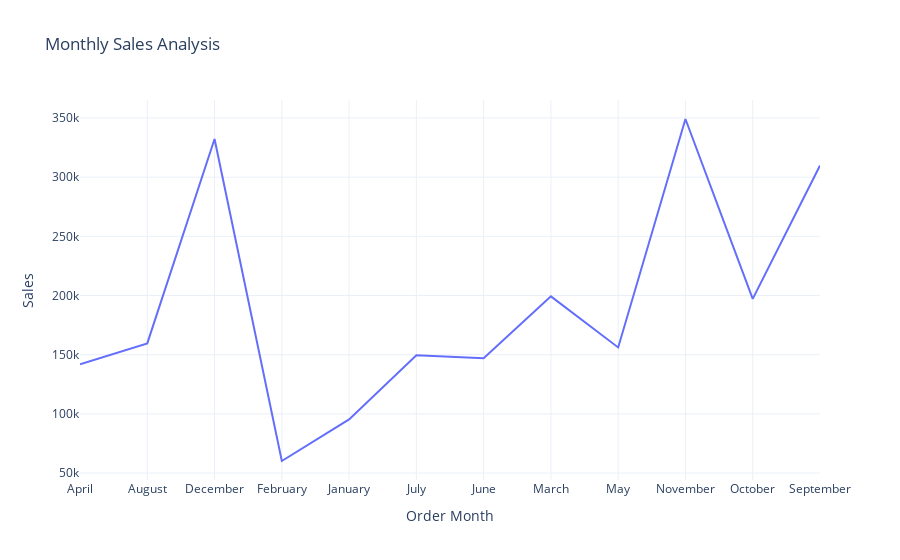

The notebook cell saved with this chart:
### Markdown cell above
# 1. Monthly Sales Analysis Of the Company?

### Code cell
sales_by_month = df.groupby("Order Month")["Sales"].sum().reset_index()
fig = px.line(sales_by_month , x = "Order Month" , y = "Sales" , title = "Monthly Sales Analysis")
fig.show()

### Figure 1 — Plotly figure (JSON) as saved in the notebook; plotly's stock layout.template omitted (floating-point values rounded to 4 significant figures)
{"data": [{"hovertemplate": "Order Month=%{x}<br>Sales=%{y}<extra></extra>", "legendgroup": "", "line": {"color": "#636efa", "dash": "solid"}, "marker": {"symbol": "circle"}, "mode": "lines", "name": "", "orientation": "v", "showlegend": false, "type": "scatter", "x": ["April", "August", "December", "February", "January", "July", "June", "March", "May", "November", "October", "September"], "xaxis": "x", "y": [141900.0, 159600.0, 332200.0, 60170.0, 95370.0, 149600.0, 147100.0, 199300.0, 156100.0, 349100.0, 197100.0, 309800.0], "yaxis": "y"}], "layout": {"legend": {"tracegroupgap": 0}, "title": {"text": "Monthly Sales Analysis"}, "xaxis": {"anchor": "y", "domain": [0, 1], "title": {"text": "Order Month"}}, "yaxis": {"anchor": "x", "domain": [0, 1], "title": {"text": "Sales"}}}}
